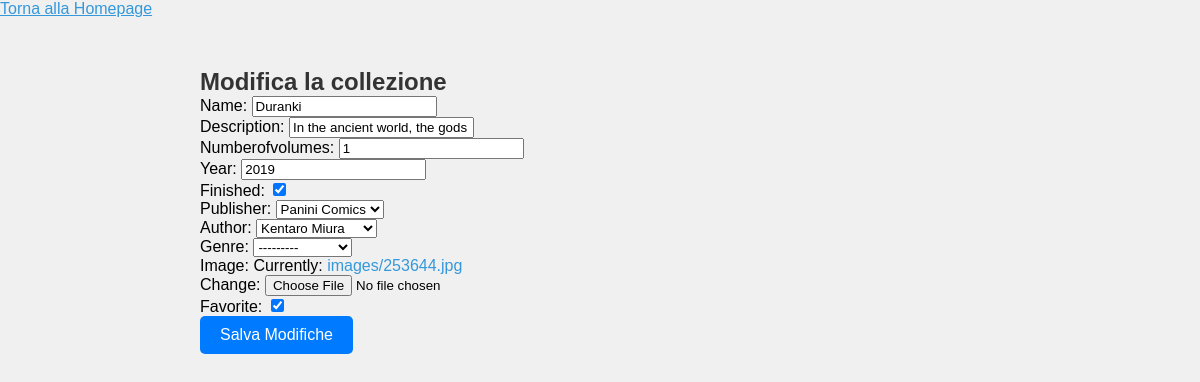
Page /collections/12/edit/ on the earlier database version.
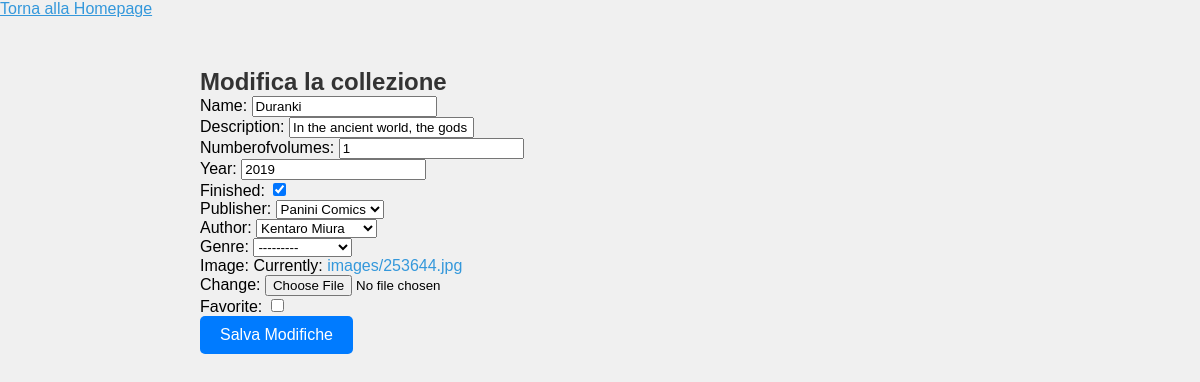
Same page on the later database version.
### manga/models.py (models this page shows, shortened)
class Collection(models.Model):
    id = models.AutoField(primary_key=True)
    name = models.CharField(max_length=200)
    description = models.CharField(max_length=5000)
    numberofvolumes = models.IntegerField(default=0)
    year = models.IntegerField(default=0)
    finished = models.BooleanField(default=False)
    publisher = models.ForeignKey(Publisher, on_delete=models.SET_NULL, null=True, blank=True)
    author = models.ForeignKey(Author, on_delete=models.SET_NULL, null=True, blank=True)
    genre = models.ForeignKey(Genre, on_delete=models.SET_NULL, null=True, blank=True)
    completion_percentage = models.DecimalField(max_digits=5, decimal_places=2, default=0)
    image = models.ImageField(upload_to='images/', default='default.jpg')
    favorite = models.BooleanField(default=False)
    totalprice = models.DecimalField(max_digits=6, decimal_places=2, null=True, blank=True)

class Publisher(models.Model):
    id = models.AutoField(primary_key=True)
    name = models.CharField(max_length=200)
    def __str__(self):
        return self.name

class Author(models.Model):
    id = models.AutoField(primary_key=True)
    name = models.CharField(max_length=200)
    def __str__(self):
        return self.name

class Genre(models.Model):
    id = models.AutoField(primary_key=True)
    name = models.CharField(max_length=100, unique=True)
    def __str__(self):
        return self.name

### manga/views.py (the view)
# urls.py: path('collections/<int:collection_id>/edit/', views.edit_collection, name='edit_collection'),
def edit_collection(request, collection_id):
    collection = get_object_or_404(Collection, id=collection_id)
    if request.method == 'POST':
        form = CollectionForm(request.POST, request.FILES, instance=collection)
        if form.is_valid():
            form.save()
            return redirect('collection_detail.html', collection_id=collection_id)
    else:
        form = CollectionForm(instance=collection)
    context = {'form': form}
    return render(request, 'edit_collection.html', context)

### manga/forms.py
class CollectionForm(forms.ModelForm):
    class Meta:
        model = Collection
        fields = '__all__'  # O specifica i campi che desideri includere nel form
        exclude = ['completion_percentage', 'totalprice']

### manga/templates/edit_collection.html (shortened to what this page needs)
{% extends 'base.html' %}
{% block content %}
    <h2>Modifica la collezione</h2>
    <form method="post" enctype="multipart/form-data">
        {{ form.as_p }}
        <button type="submit">Salva Modifiche</button>
    </form>
{% endblock %}

Differences in the rows shown:
changed Collection "Panini Comics": favorite "☑" → "☐"
